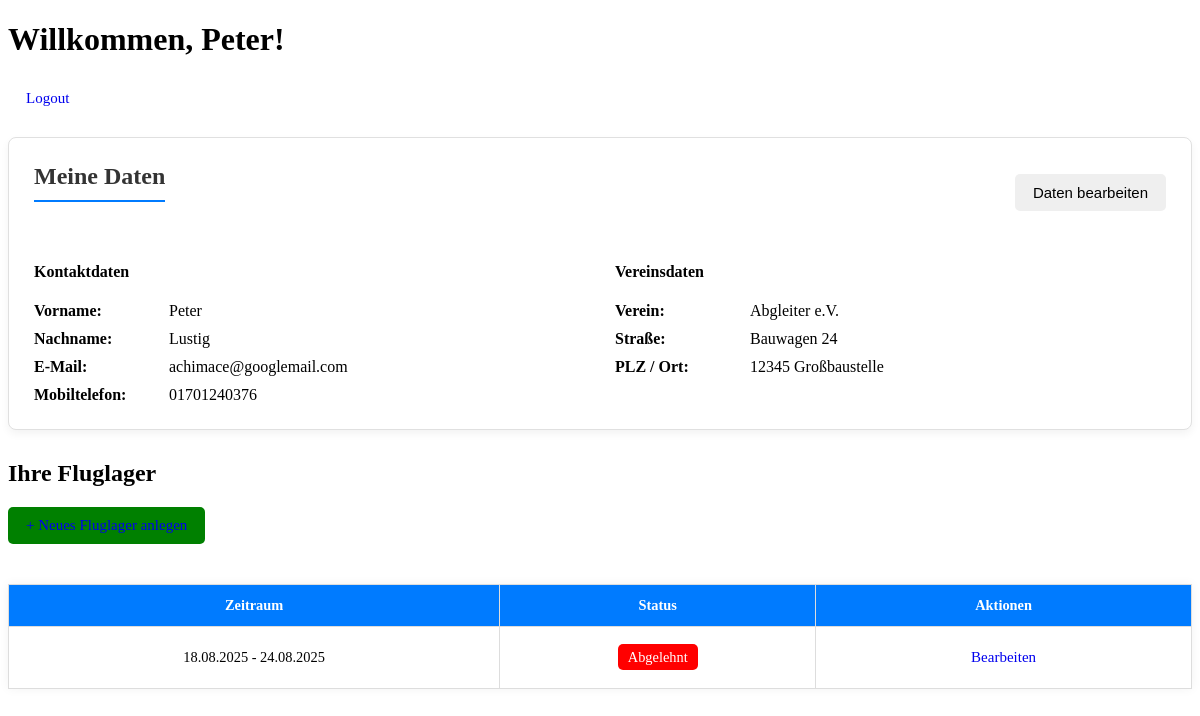
Page /dashboard_orig.php (signed in) on the committed database.
### tables this page shows
CREATE TABLE `users` (
  `id` int(11) NOT NULL AUTO_INCREMENT,
  `vorname` varchar(100) NOT NULL,
  `nachname` varchar(100) NOT NULL,
  `email` varchar(255) NOT NULL,
  `mobiltelefon` varchar(50) DEFAULT NULL,
  `vereinsname` varchar(255) DEFAULT NULL,
  `strasse` varchar(255) DEFAULT NULL,
  `plz` varchar(20) DEFAULT NULL,
  `ort` varchar(100) DEFAULT NULL,
  `bundesland` varchar(100) DEFAULT NULL,
  `passwort_hash` varchar(255) NOT NULL,
  `email_bestaetigt` tinyint(1) DEFAULT 0,
  `bestaetigungs_token` varchar(255) DEFAULT NULL,
  `token_ablauf` datetime DEFAULT NULL,
  `passwort_reset_token` varchar(255) DEFAULT NULL,
  `reset_token_ablauf` datetime DEFAULT NULL,
  `erstellt_am` timestamp NULL DEFAULT current_timestamp(),
  PRIMARY KEY (`id`),
  UNIQUE KEY `email` (`email`)
);

CREATE TABLE `fluglager` (
  `id` int(11) NOT NULL AUTO_INCREMENT,
  `user_id` int(11) NOT NULL,
  `startdatum` date NOT NULL,
  `enddatum` date NOT NULL,
  `exklusiv` tinyint(1) DEFAULT 0,
  `status` enum('in_planung','eingereicht','bestaetigt','abgelehnt','abrechnung_gesendet','fertig_abgerechnet') DEFAULT 'in_planung',
  `kommentar_admin` text DEFAULT NULL,
  `erstellt_am` timestamp NULL DEFAULT current_timestamp(),
  `geaendert_am` timestamp NULL DEFAULT current_timestamp() ON UPDATE current_timestamp(),
  `ansprechpartner_vorname` varchar(255) DEFAULT NULL,
  `ansprechpartner_nachname` varchar(255) DEFAULT NULL,
  `ansprechpartner_email` varchar(255) DEFAULT NULL,
  `ansprechpartner_telefon` varchar(255) DEFAULT NULL,
  `hinweise_an_admin` text DEFAULT NULL,
  `anzahlung_bezahlt` tinyint(1) NOT NULL DEFAULT 0,
  `abrechnung_gesendet` tinyint(1) NOT NULL DEFAULT 0,
  `anzahlung_bezahlt_am` datetime DEFAULT NULL,
  PRIMARY KEY (`id`),
  KEY `user_id` (`user_id`),
  CONSTRAINT `fluglager_ibfk_1` FOREIGN KEY (`user_id`) REFERENCES `users` (`id`) ON DELETE CASCADE
);

### dashboard_orig.php (the view, shortened to what this page needs)
<?php
$user_id = $_SESSION['user_id'];
$user_vorname = $_SESSION['user_vorname'];
$db = new Database();
$conn = $db->getConnection();
$stmt = $conn->prepare("SELECT id, startdatum, enddatum, status FROM fluglager WHERE user_id = ? ORDER BY startdatum DESC");
$stmt->bind_param('i', $user_id);
$stmt->execute();
$result = $stmt->get_result();
$fluglager_liste = $result->fetch_all(MYSQLI_ASSOC);
function getStatusBadge($status) {
    $farben = [
        'in_planung' => '#6F9ED4',
        'eingereicht' => '#F68A1E',
        'bestaetigt' => 'green',
        'abgelehnt' => 'red'
    ];
    $text = ucfirst(str_replace('_', ' ', $status));
    return '<span style="background-color: ' . ($farben[$status] ?? '#989898') . '; color: white; padding: 5px 10px; border-radius: 5px;">' . htmlspecialchars($text) . '</span>';
}
?>
<!DOCTYPE html>
<html lang="de">
<head>
    <link rel="stylesheet" href="styles.css">
</head>
<body>
    <div class="container">
        <header>
            <h1>Willkommen, <?php echo htmlspecialchars($user_vorname); ?>!</h1>
            <a href="logout.php" class="btn">Logout</a>
        </header>
<?php
$user_stmt = $conn->prepare("SELECT * FROM users WHERE id = ?");
$user_stmt->bind_param('i', $user_id);
$user_stmt->execute();
$user_data = $user_stmt->get_result()->fetch_assoc();
?>
<div id="profile-section" class="section profile-section" style="margin-top: 20px;">
    <form action="handle_edit_profile.php" method="post">
        <div style="display: flex; justify-content: space-between; align-items: center; margin-bottom: 20px;">
            <h3>Meine Daten</h3>
            <button type="button" onclick="showProfileEditForm()" class="btn display-view">Daten bearbeiten</button>
        </div>
        <div class="profile-grid">
            <div>
                <h4>Kontaktdaten</h4>
                <div class="data-pair-grid">
                    <strong>Vorname:</strong>
                    <div>
                        <span class="display-view"><?php echo htmlspecialchars($user_data['vorname']); ?></span>
                    </div>
                    <strong>Nachname:</strong>
                    <div>
                        <span class="display-view"><?php echo htmlspecialchars($user_data['nachname']); ?></span>
                    </div>
                    <strong>E-Mail:</strong>
                    <div>
                        <span class="display-view"><?php echo htmlspecialchars($user_data['email']); ?></span>
                    </div>
                    <strong>Mobiltelefon:</strong>
                    <div>
                        <span class="display-view"><?php echo htmlspecialchars($user_data['mobiltelefon'] ?: '<i>Nicht angegeben</i>'); ?></span>
                    </div>
                </div>
            </div>
            <div>
                <h4>Vereinsdaten</h4>
                <div class="data-pair-grid">
                    <strong>Verein:</strong>
                    <div>
                        <span class="display-view"><?php echo htmlspecialchars($user_data['vereinsname'] ?: '<i>Nicht angegeben</i>'); ?></span>
                    </div>
                    <strong>Straße:</strong>
                    <div>
                        <span class="display-view"><?php echo htmlspecialchars($user_data['strasse'] ?: '<i>Nicht angegeben</i>'); ?></span>
                    </div>
<strong>PLZ / Ort:</strong>
<div>
    <span class="display-view"><?php echo htmlspecialchars($user_data['plz'] . ' ' . $user_data['ort']); ?></span>
</div>
                </div>
            </div>
        </div>
    </form>
</div>
        <main style="margin-top: 20px;">
            <h2>Ihre Fluglager</h2>
            <a href="create_fluglager.php" class="btn" style="background-color: green; margin-bottom: 20px;">+ Neues Fluglager anlegen</a>
            <?php if (empty($fluglager_liste)): ?>
                <p>Sie haben noch keine Fluglager angelegt.</p>
            <?php else: ?>
                <table class="styled-table">
                    <thead>
                        <tr>
                            <th>Zeitraum</th>
                            <th>Status</th>
                            <th>Aktionen</th>
                        </tr>
                    </thead>
                    <tbody>
                        <?php foreach ($fluglager_liste as $lager): ?>
                            <tr>
                                <td><?php echo htmlspecialchars(date('d.m.Y', strtotime($lager['startdatum']))) . ' - ' . htmlspecialchars(date('d.m.Y', strtotime($lager['enddatum']))); ?></td>
                                <td><?php echo getStatusBadge($lager['status']); ?></td>
                                <td>
                                    <?php if ($lager['status'] === 'in_planung' || $lager['status'] === 'abgelehnt'): ?>
                                        <a href="edit_fluglager.php?id=<?php echo $lager['id']; ?>" class="btn">Bearbeiten</a>
                                    <?php endif; ?>
                                </td>
                            </tr>
                        <?php endforeach; ?>
                    </tbody>
                </table>
            <?php endif; ?>
        </main>
    </div>
</body>
</html>

### styles.css (style rules this page uses)
.section { background-color: #fff; padding: 25px; border-radius: 8px; box-shadow: 0 4px 12px rgba(0, 0, 0, 0.05); margin-bottom: 30px; }
.section h3 { margin-top: 0; border-bottom: 1px solid #eee; padding-bottom: 10px; margin-bottom: 20px; }
.styled-table th, .styled-table td { padding-left: 8px; padding-right: 8px; padding-top: 12px; padding-bottom: 12px; }
.btn { padding: 10px 18px; font-size: 15px; font-weight: 500; border: none; border-radius: 5px; cursor: pointer; text-decoration: none; display: inline-block; text-align: center; transition: background-color 0.2s ease-in-out, transform 0.1s ease, box-shadow 0.2s ease; }
.styled-table { width: 100%; border-collapse: collapse; margin-top: 20px; font-size: 0.9em; box-shadow: 0 0 10px rgba(0, 0, 0, 0.05); }
.styled-table th, .styled-table td { border: 1px solid #ddd; padding: 12px 15px; text-align: center; vertical-align: middle; }
.styled-table thead th { background-color: #007bff; color: #ffffff; font-weight: bold; }
.section { background-color: #ffffff; border: 1px solid #e0e0e0; border-radius: 8px; padding: 25px; margin-bottom: 30px; box-shadow: 0 4px 8px rgba(0, 0, 0, 0.05); }
.section h3 { font-size: 1.5em; color: #333; border-bottom: 2px solid #007bff; padding-bottom: 10px; margin-top: 0; margin-bottom: 20px; }

### dashboard_orig.php (style rules this page uses)
.profile-grid { display: grid; grid-template-columns: repeat(auto-fit, minmax(300px, 1fr)); gap: 30px; }
.data-pair-grid { display: grid; grid-template-columns: 120px 1fr; gap: 10px 15px; align-items: center; }
.data-pair-grid strong { font-weight: bold; }

### rows in the picture
users: vorname "Peter", nachname "Lustig", email "achimace@googlemail.com", mobiltelefon "01701240376", vereinsname "Abgleiter e.V.", strasse "Bauwagen 24", plz+ort "12345 Großbaustelle"
fluglager: startdatum "18.08.2025", enddatum "24.08.2025", status "Abgelehnt"

### other values in the picture
$user_vorname "Peter"
